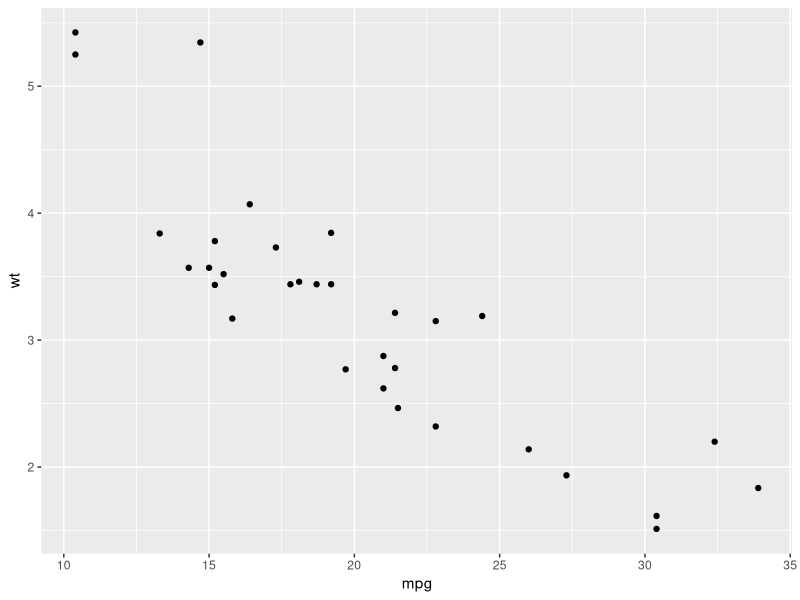
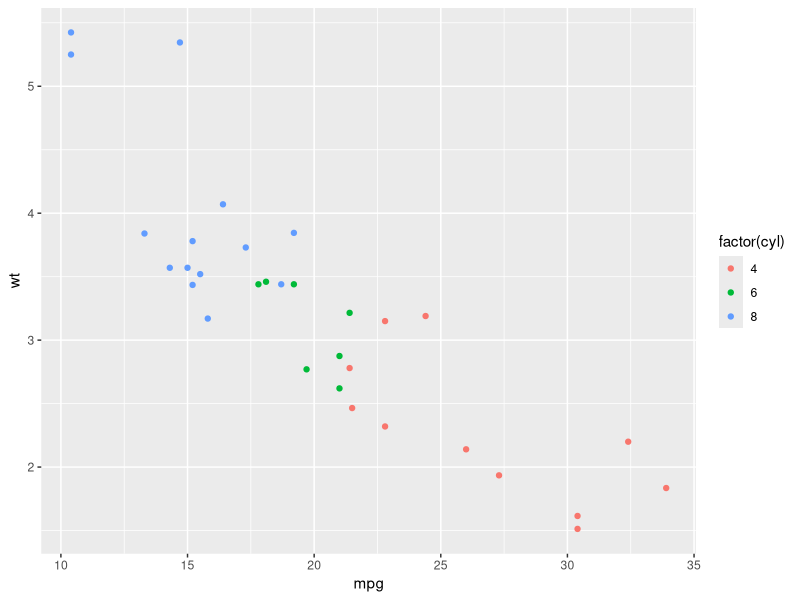
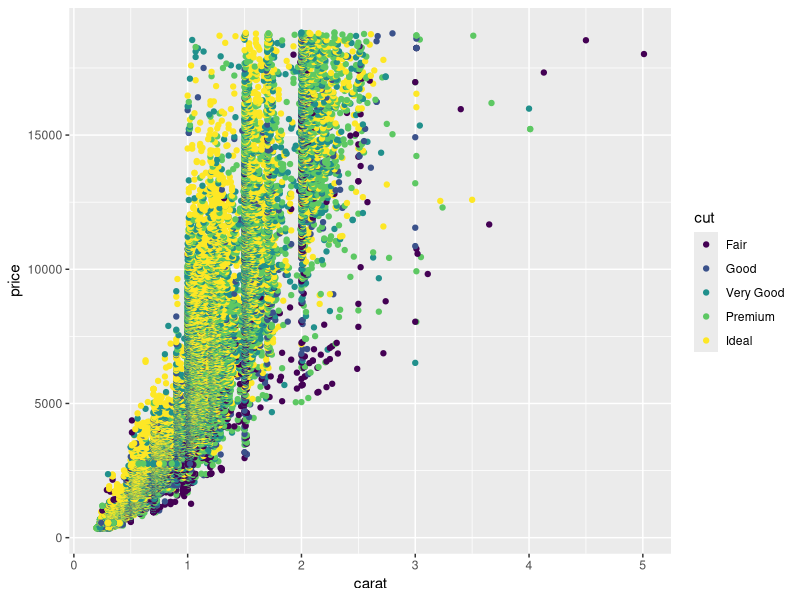
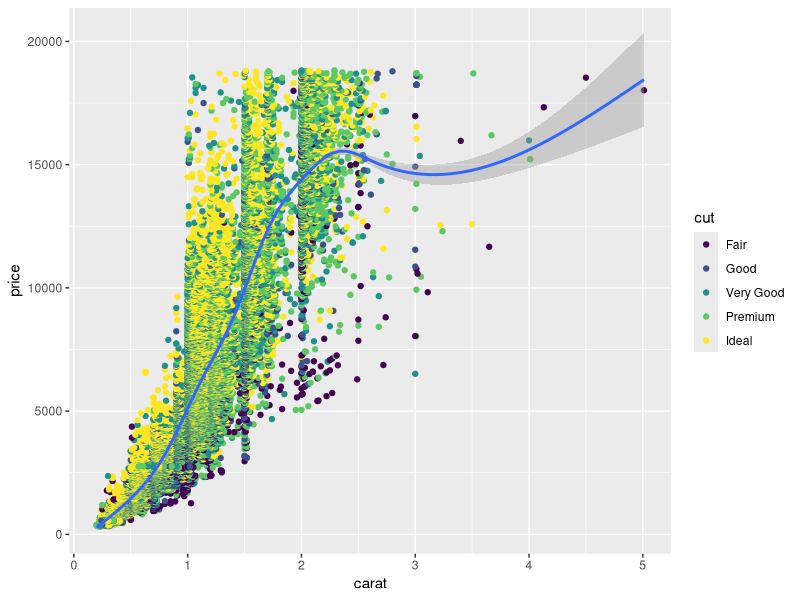
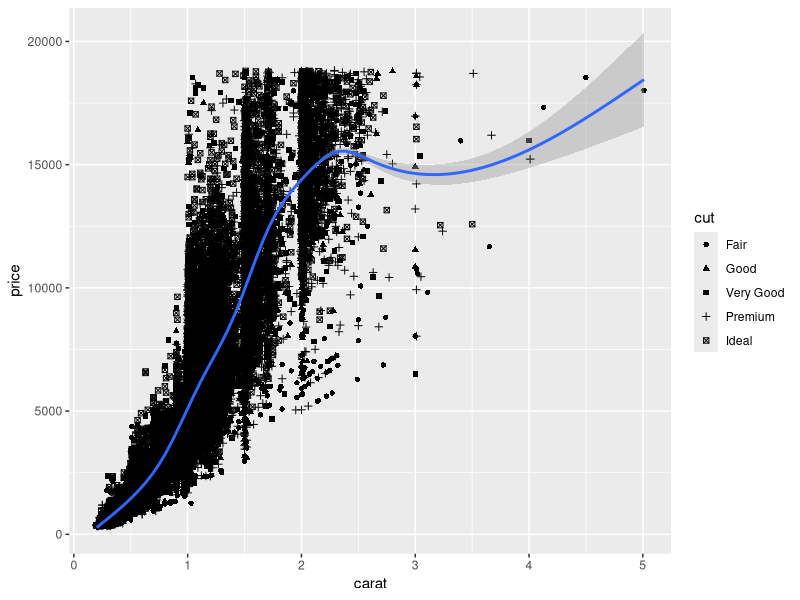

These charts were generated, in order, by the following R code: (Note: this script raises an error after producing the figures.)
## ---- chunk 1

setwd("D:/Labs")
# install.packages("ggplot2")
library(ggplot2)
data(mtcars)
p <- ggplot(mtcars)
summary (p)
p <- ggplot(mtcars, aes(x=mpg, y=wt))
p + geom_point()
p + geom_point(aes(colour=factor(cyl)))
ggplot(diamonds, aes(x=carat, y=price, color=cut)) + geom_point()
ggplot(diamonds, aes(x=carat, y=price))+ geom_point(aes(color=cut)) +geom_smooth()
ggplot(diamonds, aes(x=carat, y=price))+ geom_point(aes(shape=cut)) +geom_smooth()

gg <- ggplot(diamonds, aes(x=carat, y=price, color=cut))+geom_point()
+labs(title="Scatterplot", x="Carat", y="Price")

print(gg)
